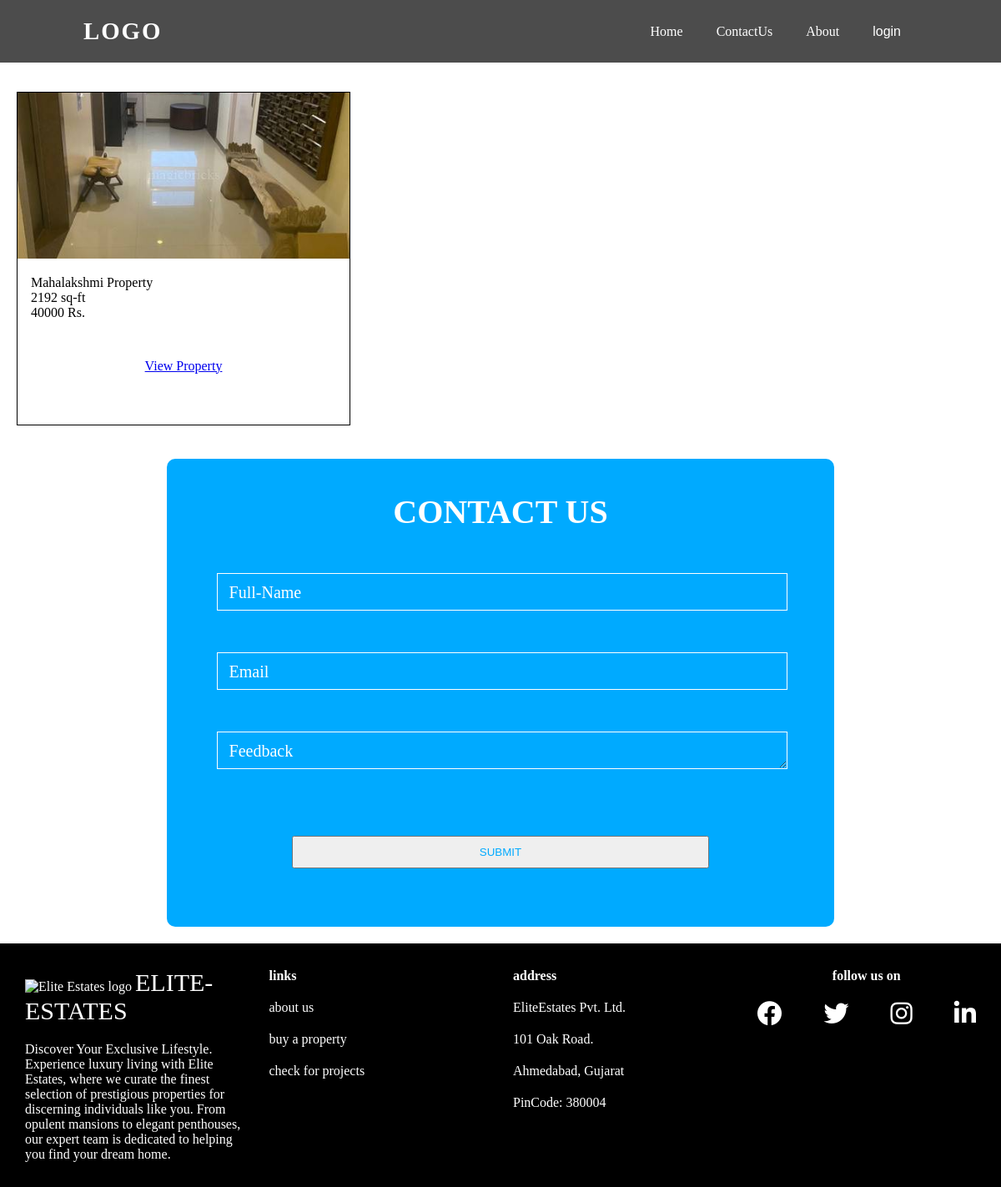
The page /templates/commercial-properties.php on the database its author committed.
### tables this page shows
CREATE TABLE `commercial_properties` (
  `commercial_property_id` int(3) NOT NULL,
  `commercial_property_name` varchar(40) NOT NULL,
  `commercial_property_location` varchar(60) NOT NULL,
  `commercial_property_bhk` varchar(2) NOT NULL,
  `commercial_property_sqft` varchar(4) NOT NULL,
  `commercial_property_floor_level` varchar(2) NOT NULL,
  `commercial_property_monthly_rent` int(5) NOT NULL,
  `commercial_property_image_1` varchar(255) NOT NULL,
  `commercial_property_image_2` varchar(255) NOT NULL,
  `commercial_property_image_3` varchar(255) NOT NULL,
  `commercial_property_ad_date` timestamp NOT NULL DEFAULT current_timestamp()
);

### templates/commercial-properties.php (the view, shortened to what this page needs)
<?php
include '../db.php';
$result = $conn->query('SELECT * FROM commercial_properties');
?>
<!DOCTYPE html>
<html lang="en">
<head>
    <link rel="stylesheet" href="../styles/cp.css" />
    <link rel="stylesheet" href="../styles/navbars.css" />
    <link rel="stylesheet" href="../styles/contact-form.css" />
    <link rel="stylesheet" href="../styles/footers.css" />
    <link rel="stylesheet" href="https://cdnjs.cloudflare.com/ajax/libs/font-awesome/6.4.0/css/all.min.css">
</head>
<body>
    <?php include '../components/navbars.php' ?>
    <div class="cp-lists container">
        <div class="grid-container">
            <?php while ($row = $result->fetch_assoc()) { ?>
                <div class="card">
                    <div class="image">
                        <img src="../images/property-images/<?php echo $row['commercial_property_image_1'] ?>" alt="_" />
                    </div>
                    <div class="caption">
                        <p class="property-name"><?php echo $row['commercial_property_name'] ?></p>
                        <p class="property-sqft"><?php echo $row['commercial_property_sqft'] ?> sq-ft</p>
                        <p class="property-rent"><?php echo $row['commercial_property_monthly_rent'] ?> Rs.</p>
                    </div>
                    <a href="../view/view-cp.php?cp_id=<?php echo $row['commercial_property_id'] ?>">View Property</a>
                </div>
            <?php } ?>
        </div>
    </div>
    <?php include '../components/contact-form.php' ?>
    <?php include '../components/footer.php' ?>
</body>
</html>

### styles/cp.css (style rules this page uses)
* { margin: 0; padding: 0; box-sizing: border-box; scroll-behavior: smooth; }
.cp-lists { padding: 90px 0 0 0; }
.container { max-width: 1300px; margin: 0 auto; }
.grid-container { display: grid; grid-template-columns: auto auto auto; }
.card { max-width: 400px; width: 400px; text-align: center; height: 400px; border: 1px solid black; margin: 20px; }
.cp-lists .card .image { height: 50%; margin-bottom: 20px; }
.cp-lists .card .image img { width: 100%; height: 100%; object-fit: cover; }
.cp-lists .card .caption { padding-left: 1em; text-align: left; height: 25%; }

### styles/navbars.css (style rules this page uses)
* { margin: 0; padding: 0; box-sizing: border-box; }

### rows shown on the page
commercial_properties: commercial_property_image_1 (picture), commercial_property_name "Mahalakshmi Property", commercial_property_sqft "2192", commercial_property_monthly_rent "40000"
